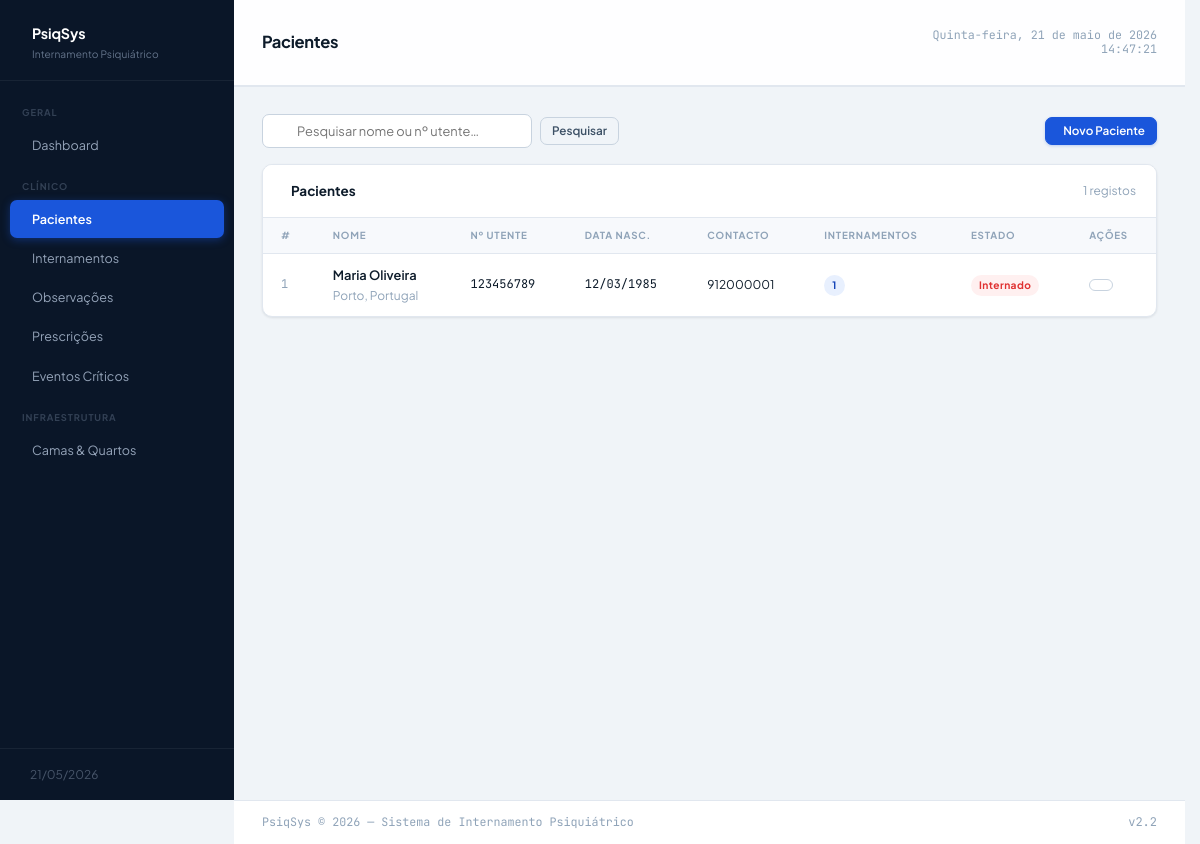
Before: /pacientes.php with the older database file.
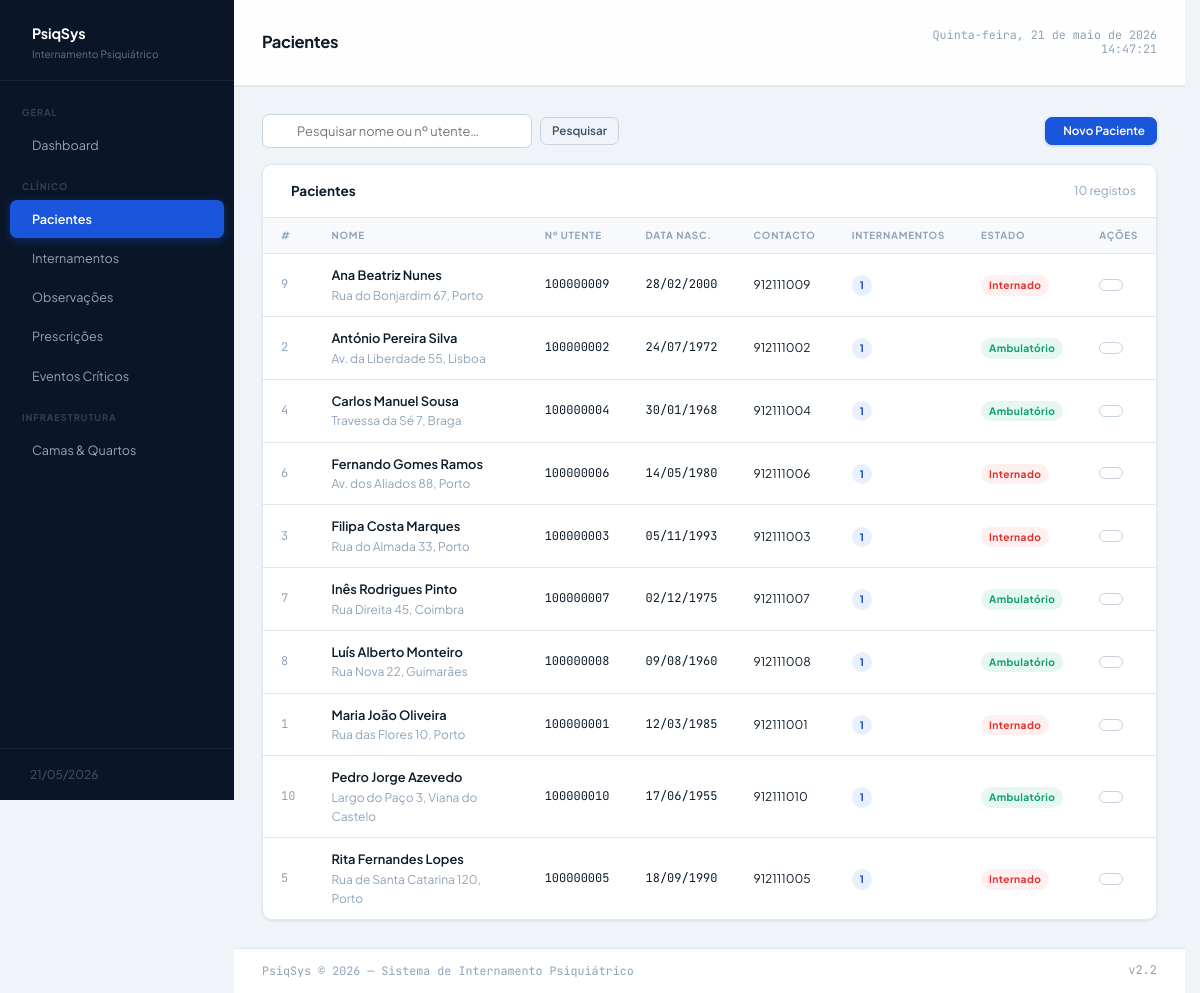
After: the same page with the newer database file.
### tables this page shows
CREATE TABLE IF NOT EXISTS PACIENTE (
  id_paciente      INT          NOT NULL AUTO_INCREMENT,
  nome             VARCHAR(150) NOT NULL,
  data_nascimento  DATE         NOT NULL,
  num_utente       CHAR(9)      NOT NULL,
  contacto         VARCHAR(20)  NULL,
  morada           TEXT         NULL,
  created_at       TIMESTAMP    NOT NULL DEFAULT CURRENT_TIMESTAMP,
  updated_at       TIMESTAMP    NOT NULL DEFAULT CURRENT_TIMESTAMP
                   ON UPDATE CURRENT_TIMESTAMP,
  PRIMARY KEY (id_paciente),
  UNIQUE KEY uk_num_utente (num_utente)
);

### pacientes.php (the view, shortened to what this page needs)
<?php
require_once 'includes/db.php';
$pagina_atual  = 'pacientes';
$titulo_pagina = 'Pacientes';
$search = trim($_GET['q'] ?? '');
$params = [];
$where  = '1=1';
$rows = $pdo->prepare("
    SELECT
        p.*,
        (
            SELECT COUNT(*)
            FROM INTERNAMENTO i
            WHERE i.id_paciente = p.id_paciente
        ) AS total_internamentos,
        (
            SELECT COUNT(*)
            FROM INTERNAMENTO i
            WHERE i.id_paciente = p.id_paciente
            AND i.data_alta IS NULL
        ) AS internamento_ativo
    FROM PACIENTE p
    WHERE $where
    ORDER BY p.nome
    LIMIT 100
");
$rows->execute($params);
$rows = $rows->fetchAll();
require_once 'includes/header.php';
?>
<div class="flex items-center justify-between mb-4">
    <form method="get" style="display:flex;gap:8px;align-items:center">
        <div class="search-bar">
            <input
                type="text"
                name="q"
                placeholder="Pesquisar nome ou nº utente…"
                value="<?= htmlspecialchars($search) ?>">
        </div>
        <button class="btn btn-outline btn-sm" type="submit">
            Pesquisar
        </button>
    </form>
    <button
        class="btn btn-primary btn-sm"
        onclick="openModal('modal-novo')">
        Novo Paciente
    </button>
</div>
<div class="card">
    <div class="card-header">
        <span class="card-title">
            Pacientes
        </span>
        <span class="text-sm text-muted">
            <?= count($rows) ?> registos
        </span>
    </div>
    <div class="table-wrap">
        <table>
            <thead>
                <tr>
                    <th>#</th>
                    <th>Nome</th>
                    <th>Nº Utente</th>
                    <th>Data Nasc.</th>
                    <th>Contacto</th>
                    <th>Internamentos</th>
                    <th>Estado</th>
                    <th>Ações</th>
                </tr>
            </thead>
            <tbody>
                <?php foreach ($rows as $r): ?>
                    <tr>
                        <td class="mono text-muted">
                            <?= $r['id_paciente'] ?>
                        </td>
                        <td>
                            <div class="fw-600">
                                <?= htmlspecialchars($r['nome']) ?>
                            </div>
                            <div class="text-sm text-muted">
                                <?= htmlspecialchars($r['morada'] ?? '—') ?>
                            </div>
                        </td>
                        <td class="mono">
                            <?= $r['num_utente'] ?>
                        </td>
                        <td class="mono text-sm">
                            <?= date('d/m/Y', strtotime($r['data_nascimento'])) ?>
                        </td>
                        <td class="text-sm">
                            <?= htmlspecialchars($r['contacto'] ?? '—') ?>
                        </td>
                        <td>
                            <span class="badge badge-blue">
                                <?= $r['total_internamentos'] ?>
                            </span>
                        </td>
                        <td>
                            <?php if ($r['internamento_ativo'] > 0): ?>
                                <span class="badge badge-red">
                                    Internado
                                </span>
                            <?php else: ?>
                                <span class="badge badge-green">
                                    Ambulatório
                                </span>
                            <?php endif; ?>
                        </td>
                        <td>
                            <div class="flex gap-2">
                                <button
                                    type="button"
                                    class="btn btn-outline btn-sm"
                                    onclick='abrirEditar(
                                        <?= $r["id_paciente"] ?>,
                                        <?= json_encode($r["nome"]) ?>,
                                        <?= json_encode($r["data_nascimento"]) ?>,
                                        <?= json_encode($r["contacto"] ?? "") ?>,
                                        <?= json_encode($r["morada"] ?? "") ?>
                                    )'>
                                </button>
                            </div>
                        </td>
                    </tr>
                <?php endforeach; ?>
            </tbody>
        </table>
    </div>
</div>
<?php require_once 'includes/footer.php'; ?>

### includes/header.php (shortened to what this page needs)
<!DOCTYPE html>
<html lang="pt">
<head>
    <link rel="stylesheet" href="vendors/ti-icons/css/themify-icons.css">
    <link rel="stylesheet" href="assets/css/style.css">
    <link rel="stylesheet" href="https://cdn.jsdelivr.net/npm/@tabler/icons-webfont@latest/tabler-icons.min.css">
</head>
<body>
    <div class="layout">
        <aside class="sidebar">
            <div class="sidebar-logo">
                <div>
                    <strong>PsiqSys</strong>
                    <span>Internamento Psiquiátrico</span>
                </div>
            </div>
            <nav class="sidebar-nav">
                <div class="nav-group-label">Geral</div>
                <a href="dashboard.php" class="nav-item <?= ($pagina_atual ?? '') === 'dashboard' ? 'active' : '' ?>">
                    <i class="ti ti-layout-dashboard"></i> Dashboard
                </a>
                <div class="nav-group-label">Clínico</div>
                <a href="pacientes.php" class="nav-item <?= ($pagina_atual ?? '') === 'pacientes' ? 'active' : '' ?>">
                    <i class="ti ti-users"></i> Pacientes
                </a>
                <a href="internamentos.php" class="nav-item <?= ($pagina_atual ?? '') === 'internamentos' ? 'active' : '' ?>">
                    <i class="ti ti-bed"></i> Internamentos
                </a>
                <a href="observacoes.php" class="nav-item <?= ($pagina_atual ?? '') === 'observacoes' ? 'active' : '' ?>">
                    <i class="ti ti-clipboard-list"></i> Observações
                </a>
                <a href="prescricoes.php" class="nav-item <?= ($pagina_atual ?? '') === 'prescricoes' ? 'active' : '' ?>">
                    <i class="ti ti-pill"></i> Prescrições
                </a>
                <a href="eventos.php" class="nav-item <?= ($pagina_atual ?? '') === 'eventos' ? 'active' : '' ?>">
                    <i class="ti ti-alert-triangle"></i> Eventos Críticos
                </a>
                <div class="nav-group-label">Infraestrutura</div>
                <a href="camas.php" class="nav-item <?= ($pagina_atual ?? '') === 'camas' ? 'active' : '' ?>">
                    <i class="ti ti-building-hospital"></i> Camas & Quartos
                </a>
            </nav>
            <div class="sidebar-footer">
                <div>
                    <div><?= date('d/m/Y') ?></div>
                </div>
            </div>
        </aside>
        <div class="main-content">
            <?php
            $dias = [
                'Sunday' => 'Domingo',
                'Monday' => 'Segunda-feira',
                'Tuesday' => 'Terça-feira',
                'Wednesday' => 'Quarta-feira',
                'Thursday' => 'Quinta-feira',
                'Friday' => 'Sexta-feira',
                'Saturday' => 'Sábado'
            ];
            $meses = [
                'January' => 'janeiro',
                'February' => 'fevereiro',
                'March' => 'março',
                'April' => 'abril',
                'May' => 'maio',
                'June' => 'junho',
                'July' => 'julho',
                'August' => 'agosto',
                'September' => 'setembro',
                'October' => 'outubro',
                'November' => 'novembro',
                'December' => 'dezembro'
            ];
            $data = $dias[date('l')] . ', ' .
                date('d') . ' de ' .
                $meses[date('F')] . ' de ' .
                date('Y');
            ?>
            <div class="topbar">
                <div class="page-title">
                    <?= htmlspecialchars($titulo_pagina ?? 'PsiqSys') ?>
                </div>
                <div class="topbar-right">
                    <span class="topbar-date">
                        <?= $data ?>
                    </span>
                    <span class="topbar-hour" id="clock"></span>
                </div>
            </div>
            <div class="content-area">

### includes/footer.php
</div>
</div>
</div>
<footer style="
    margin-left: var(--sidebar-w);
    background: var(--surface);
    border-top: 1px solid var(--border);
    padding: 12px 28px;
    display: flex;
    align-items: center;
    justify-content: space-between;
    font-size: .78rem;
    color: var(--text-3);
">
    <span>PsiqSys &copy; <?= date('Y') ?> — Sistema de Internamento Psiquiátrico</span>
    <span class="mono">v2.2</span>
</footer>
</body>
</html>

Changed rows visible on the page:
added paciente: id_paciente "9", nome "Ana Beatriz Nunes", morada "Rua do Bonjardim 67, Porto", num_utente "100000009", data_nascimento "28/02/2000", contacto "912111009", total_internamentos "1", shows "Internado"
added paciente: id_paciente "2", nome "António Pereira Silva", morada "Av. da Liberdade 55, Lisboa", num_utente "100000002", data_nascimento "24/07/1972", contacto "912111002", total_internamentos "1", shows "Ambulatório"
added paciente: id_paciente "4", nome "Carlos Manuel Sousa", morada "Travessa da Sé 7, Braga", num_utente "100000004", data_nascimento "30/01/1968", contacto "912111004", total_internamentos "1", shows "Ambulatório"
added paciente: id_paciente "6", nome "Fernando Gomes Ramos", morada "Av. dos Aliados 88, Porto", num_utente "100000006", data_nascimento "14/05/1980", contacto "912111006", total_internamentos "1", shows "Internado"
added paciente: id_paciente "3", nome "Filipa Costa Marques", morada "Rua do Almada 33, Porto", num_utente "100000003", data_nascimento "05/11/1993", contacto "912111003", total_internamentos "1", shows "Internado"
added paciente: id_paciente "7", nome "Inês Rodrigues Pinto", morada "Rua Direita 45, Coimbra", num_utente "100000007", data_nascimento "02/12/1975", contacto "912111007", total_internamentos "1", shows "Ambulatório"
added paciente: id_paciente "8", nome "Luís Alberto Monteiro", morada "Rua Nova 22, Guimarães", num_utente "100000008", data_nascimento "09/08/1960", contacto "912111008", total_internamentos "1", shows "Ambulatório"
changed paciente id 1: nome "Maria Oliveira" → "Maria João Oliveira"; morada "Porto, Portugal" → "Rua das Flores 10, Porto"; num_utente "123456789" → "100000001"; contacto "912000001" → "912111001"
added paciente: id_paciente "10", nome "Pedro Jorge Azevedo", morada "Largo do Paço 3, Viana do Castelo", num_utente "100000010", data_nascimento "17/06/1955", contacto "912111010", total_internamentos "1", shows "Ambulatório"
added paciente: id_paciente "5", nome "Rita Fernandes Lopes", morada "Rua de Santa Catarina 120, Porto", num_utente "100000005", data_nascimento "18/09/1990", contacto "912111005", total_internamentos "1", shows "Internado"
Other visible differences:
count($rows): "1" → "10"
